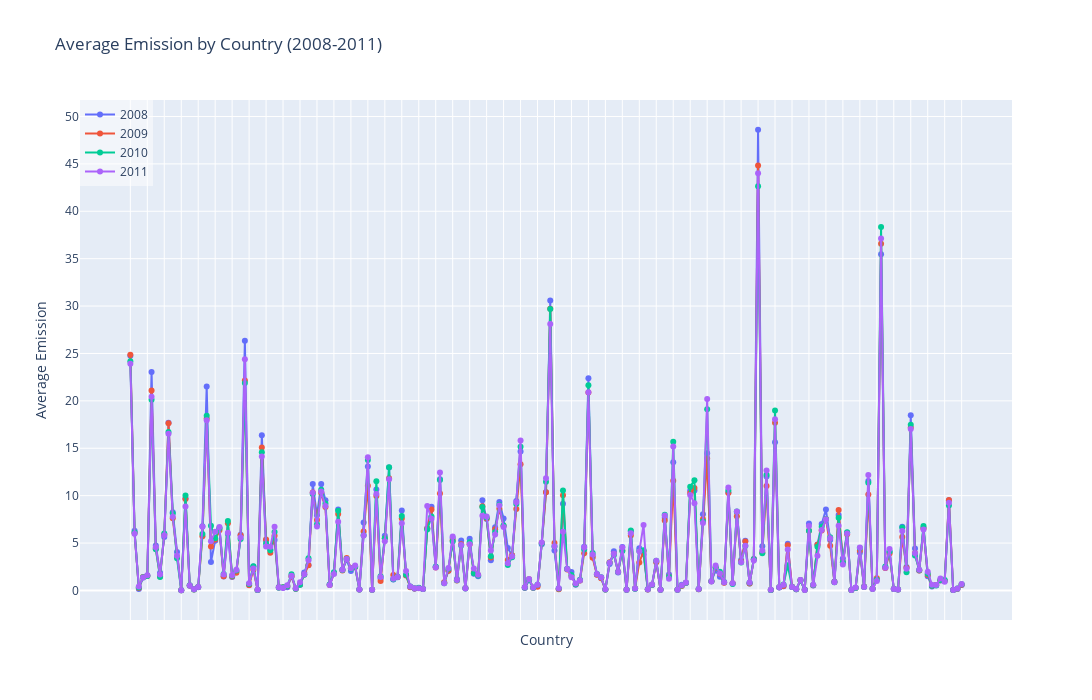

This figure's notebook cell:
### Code cell
# Filter the data for each year
emission_2008 = df[df['Year'] == 2008]
emission_2009 = df[df['Year'] == 2009]
emission_2010 = df[df['Year'] == 2010]
emission_2011 = df[df['Year'] == 2011]

# Create traces for each year
trace1 = go.Scatter(x=emission_2008['Country'], y=emission_2008['Emission'], 
                    mode='lines+markers', name='2008', text=emission_2008['Country'])
trace2 = go.Scatter(x=emission_2009['Country'], y=emission_2009['Emission'], 
                    mode='lines+markers', name='2009', text=emission_2009['Country'])
trace3 = go.Scatter(x=emission_2010['Country'], y=emission_2010['Emission'], 
                    mode='lines+markers', name='2010', text=emission_2010['Country'])
trace4 = go.Scatter(x=emission_2011['Country'], y=emission_2011['Emission'], 
                    mode='lines+markers', name='2011', text=emission_2011['Country'])

# Combine all traces
data = [trace1, trace2, trace3, trace4]

# Define the layout for the plot
layout = go.Layout(
    title='Average Emission by Country (2008-2011)', 
    xaxis=dict(
        showticklabels=False,  # Hide x-axis tick labels for clarity
        title='Country'  # Optional: add x-axis title
    ),
    yaxis=dict(
        title='Average Emission',
        dtick=5.0
    ),
    height=700, 
    width=1600,
    legend=dict(
        x=0,  # Legend x position
        y=1,  # Legend y position
        bgcolor='rgba(255, 255, 255, 0.5)'  # Legend background with some transparency
    )
)

# Create the figure with data and layout
fig = go.Figure(data=data, layout=layout)

# Display the plot
iplot(fig)

### Figure 1 — Plotly figure (JSON) as saved in the notebook; plotly's stock layout.template omitted (floating-point values rounded to 4 significant figures; data arrays with more than 128 entries replaced by an {"elided": "..."} marker saying what was removed)
{"data": [{"mode": "lines+markers", "name": "2008", "text": {"elided": "197 str values"}, "type": "scatter", "x": {"elided": "197 str values"}, "y": {"elided": "197 float values"}}, {"mode": "lines+markers", "name": "2009", "text": {"elided": "197 str values"}, "type": "scatter", "x": {"elided": "197 str values"}, "y": {"elided": "197 float values"}}, {"mode": "lines+markers", "name": "2010", "text": {"elided": "197 str values"}, "type": "scatter", "x": {"elided": "197 str values"}, "y": {"elided": "197 float values"}}, {"mode": "lines+markers", "name": "2011", "text": {"elided": "197 str values"}, "type": "scatter", "x": {"elided": "197 str values"}, "y": {"elided": "197 float values"}}], "layout": {"height": 700, "legend": {"bgcolor": "rgba(255, 255, 255, 0.5)", "x": 0, "y": 1}, "title": {"text": "Average Emission by Country (2008-2011)"}, "width": 1600, "xaxis": {"showticklabels": false, "title": {"text": "Country"}}, "yaxis": {"dtick": 5, "title": {"text": "Average Emission"}}}}
